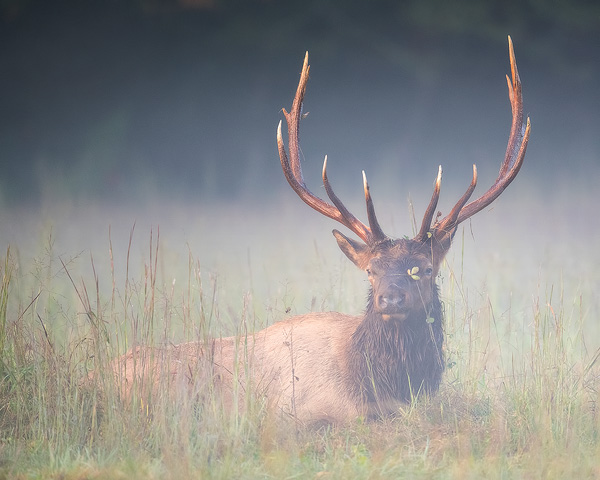
#> input picture Histogram Equalization/Elk.jpg, 600 x 480 px, found by its file name
$ jupyter execute 'Histogram Equalization.ipynb'
#> lines starting #> are read from the running program, lines starting #| are printed output that depends on the picture
[cell 1]
import cv2
import matplotlib.pyplot as plt
from IPython.display import Image

[cell 2]
img = cv2.imread("C:/Users/Achilles2000/Desktop/Semester 2/CV/Assignments/Histogram Equalization/Elk.jpg")
#> img is the input picture: shape (480, 600, 3); mean B, G, R 139.3, 140.9, 141.7
# Display Input image
Image(filename='C:/Users/Achilles2000/Desktop/Semester 2/CV/Assignments/Histogram Equalization/Elk.jpg')

[cell 3]
# Convert BGR to YCbCr
yCbCr_img = cv2.cvtColor(img, cv2.COLOR_BGR2YCrCb)
#> yCbCr_img: shape (480, 600, 3); mean of channels 0, 1, 2 140.9, 128.5, 127.1

# Extract Y channel
Y_channel = yCbCr_img[:,:,0]
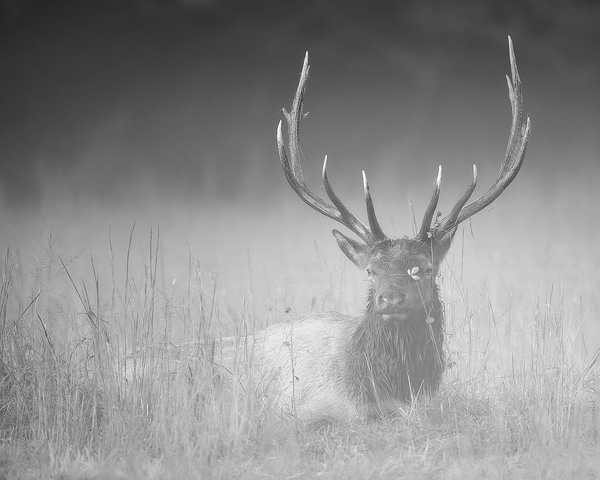
#> Y_channel: shape (480, 600); min 36, max 255, mean 140.9

# Display histogram of Y channel
plt.hist(Y_channel.ravel(),256,[0,256])
#> (this line was passed over: IPython is not available in this run)
plt.xlabel('Pixel Intensity')
#> (this line was passed over: IPython is not available in this run)
plt.ylabel('Frequency')
#> (this line was passed over: IPython is not available in this run)
plt.title('Histogram of Y channel (Before Histogram Equalization)')
#> (this line was passed over: IPython is not available in this run)
plt.show()

# Apply histogram equalization on Y channel
equ_Y_channel = cv2.equalizeHist(Y_channel)
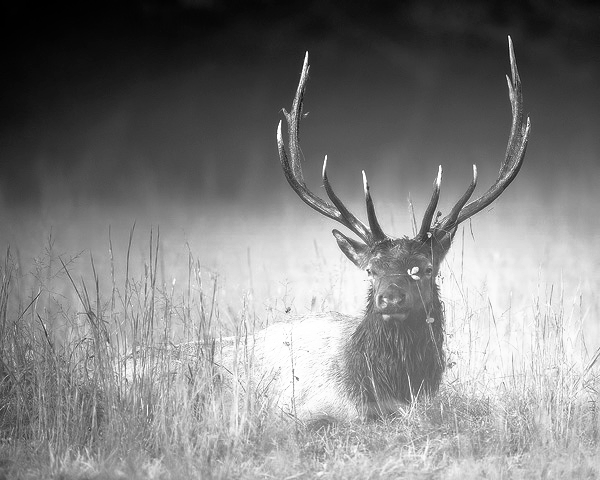
#> equ_Y_channel: shape (480, 600); min 0, max 255, mean 128.3

# Update Y channel in YCbCr image
yCbCr_img[:,:,0] = equ_Y_channel
#> yCbCr_img: shape (480, 600, 3); mean of channels 0, 1, 2 128.3, 128.5, 127.1

# Display histogram of equalized Y channel
plt.hist(equ_Y_channel.ravel(),256,[0,256])
#> (this line was passed over: IPython is not available in this run)
plt.xlabel('Pixel Intensity')
#> (this line was passed over: IPython is not available in this run)
plt.ylabel('Frequency')
#> (this line was passed over: IPython is not available in this run)
plt.title('Histogram of Y channel (After Histogram Equalization)')
plt.show()

# Convert YCbCr back to BGR
output_img = cv2.cvtColor(yCbCr_img, cv2.COLOR_YCrCb2BGR)
cv2.imwrite("ElkEnhanced.jpg", output_img)
# Display output image
#cv2.imshow('Output Image', output_img)
#cv2.waitKey(0)
#cv2.destroyAllWindows()
